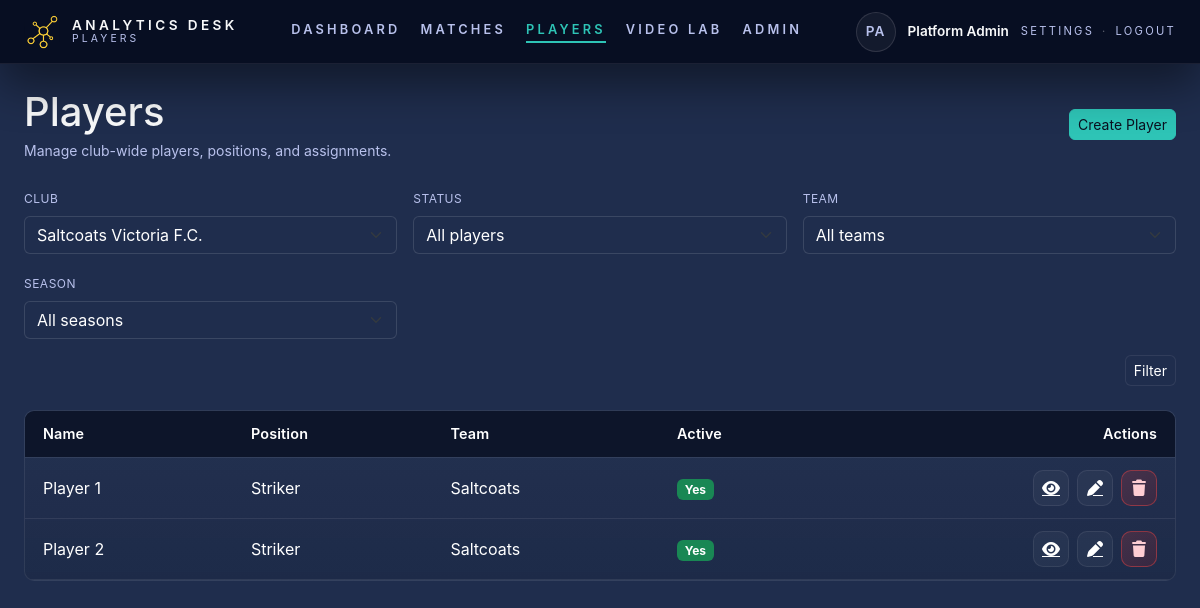
Screenshot of /admin/players (signed in) with the database file from the repository.
### tables this page shows
CREATE TABLE `players` (
  `id` bigint(20) UNSIGNED NOT NULL,
  `club_id` bigint(20) UNSIGNED NOT NULL,
  `team_id` bigint(20) UNSIGNED DEFAULT NULL,
  `first_name` varchar(80) DEFAULT NULL,
  `last_name` varchar(80) DEFAULT NULL,
  `display_name` varchar(120) NOT NULL,
  `dob` date DEFAULT NULL,
  `primary_position` varchar(40) DEFAULT NULL,
  `is_active` tinyint(1) NOT NULL DEFAULT 1,
  `created_at` datetime NOT NULL DEFAULT current_timestamp(),
  `updated_at` datetime DEFAULT NULL ON UPDATE current_timestamp()
);

CREATE TABLE `teams` (
  `id` bigint(20) UNSIGNED NOT NULL,
  `club_id` bigint(20) UNSIGNED NOT NULL,
  `name` varchar(120) NOT NULL,
  `team_type` varchar(30) NOT NULL DEFAULT 'club',
  `created_at` datetime NOT NULL DEFAULT current_timestamp(),
  `updated_at` datetime DEFAULT NULL ON UPDATE current_timestamp()
);

### config/config.php (called while the page is built)
<?php
return [
          'app' => [
                    'name' => 'Analytics Desk',
                    'env'  => 'local',
                    'debug' => true,
                    'base_path' => '',
          ],
          'db' => [
                    'host' => '127.0.0.1',
                    'name' => 'project_1',
                    'user' => 'project_1',
                    'pass' => 'D&DNdtopmoff7!29',
                    'charset' => 'utf8mb4',
          ],
          'session' => [
                    'name' => 'analytics_session',
                    'lifetime' => 0,
          ],
          'phase3' => [
                    'video_lab_enabled' => true,
          ],
          'annotations' => [
                    'enabled' => true,
          ],
];

### app/lib/auth.php (called while the page is built, shortened)
<?php
function auth_boot()
{
          if (session_status() === PHP_SESSION_NONE) {
                    $config = require __DIR__ . '/../../config/config.php';
          }
}
function current_user(): ?array
{
          return $_SESSION['user'] ?? null;
}
function is_logged_in(): bool
{
          return current_user() !== null;
}
function require_club_admin_access(): array
{
          $roles = $_SESSION['roles'] ?? [];
          $user = current_user();
          $isPlatformAdmin = in_array('platform_admin', $roles, true);
          $isClubAdmin = in_array('club_admin', $roles, true);
          $clubId = $isClubAdmin ? (int)($user['club_id'] ?? 0) : 0;
          if ($isPlatformAdmin) {
                    $requestedClubId = isset($_GET['club_id']) ? (int)$_GET['club_id'] : 0;
                    if ($clubId <= 0) {
                              require_once __DIR__ . '/club_repository.php';
                              $clubs = get_all_clubs();
                              if (!empty($clubs)) {
                                        $clubId = (int)($clubs[0]['id'] ?? 0);
                              }
                    }
          }
          return [
                    'user' => $user,
                    'roles' => $roles,
                    'club_id' => $clubId,
          ];
}
function base_path(): string
{
          static $base;
          if ($base !== null) {
                    return $base;
          }
          $config = require __DIR__ . '/../../config/config.php';
          $base = rtrim($config['app']['base_path'] ?? '', '/');
          return $base;
}

### app/lib/db.php (called while the page is built)
<?php
function db(): PDO
{
          static $pdo;
          if ($pdo) {
                    return $pdo;
          }
          $config = require __DIR__ . '/../../config/config.php';
          $db = $config['db'];
          $dsn = sprintf(
                    'mysql:host=%s;dbname=%s;charset=%s',
                    $db['host'],
                    $db['name'],
                    $db['charset']
          );
          $pdo = new PDO(
                    $dsn,
                    $db['user'],
                    $db['pass'],
                    [
                              PDO::ATTR_ERRMODE => PDO::ERRMODE_EXCEPTION,
                              PDO::ATTR_DEFAULT_FETCH_MODE => PDO::FETCH_ASSOC,
                    ]
          );
          return $pdo;
}

### app/lib/club_repository.php (called while the page is built, shortened)
<?php
require_once __DIR__ . '/db.php';
function get_all_clubs(): array
{
          $stmt = db()->query('SELECT id, name FROM clubs ORDER BY name ASC');
          return $stmt->fetchAll();
}

### app/lib/player_repository.php (called while the page is built, shortened)
<?php
require_once __DIR__ . '/db.php';
function get_players_for_club(int $clubId, array $filters = []): array
{
          $params = ['club_id' => $clubId];
          $where = ['p.club_id = :club_id'];
          $joins = [];
          $sql = 'SELECT p.*, t.name AS team_name
           FROM players p
           LEFT JOIN teams t ON t.id = p.team_id AND t.club_id = p.club_id';
          if ($joins) {
                    $sql .= ' WHERE ' . implode(' AND ', array_merge($where, $joins));
          } else {
                    $sql .= ' WHERE ' . implode(' AND ', $where);
          }
          $sql .= ' ORDER BY p.display_name ASC';
          $stmt = db()->prepare($sql);
          $stmt->execute($params);
          return $stmt->fetchAll();
}

### app/views/pages/admin/players/list.php (the view, shortened to what this page needs)
<?php
require_once __DIR__ . '/../../../../lib/auth.php';
require_once __DIR__ . '/../../../../lib/player_repository.php';
require_once __DIR__ . '/../../../../lib/club_repository.php';
$context = require_club_admin_access();
$clubId = $context['club_id'];
$isPlatformAdmin = in_array('platform_admin', $context['roles'], true);
$clubs = $isPlatformAdmin ? get_all_clubs() : [];
$filters = [
          'active' => $_GET['active'] ?? '',
          'team_id' => $_GET['team_id'] ?? '',
          'season_id' => $_GET['season_id'] ?? '',
          'club_id' => $isPlatformAdmin ? (isset($_GET['club_id']) ? (int)$_GET['club_id'] : $clubId) : $clubId,
];
$players = get_players_for_club($clubId, $filters);
$base = base_path();
?>
<div class="d-flex align-items-center justify-content-between mb-4">
          <div>
                    <h1 class="mb-1">Players</h1>
                    <p class="text-muted-alt text-sm mb-0">Manage club-wide players, positions, and assignments.</p>
          </div>
          <a href="<?= htmlspecialchars($base) ?>/admin/players/create" class="btn btn-primary-soft btn-sm">Create Player</a>
</div>
<form method="get" class="row g-3 mb-4">
          <?php if ($isPlatformAdmin): ?>
                    <div class="col-sm-4">
                              <label class="form-label">Club</label>
                              <select name="club_id" class="form-select select-dark">
                                        <?php foreach ($clubs as $club): ?>
                                                  <option value="<?= (int)$club['id'] ?>" <?= (int)$filters['club_id'] === (int)$club['id'] ? 'selected' : '' ?>><?= htmlspecialchars($club['name']) ?></option>
                                        <?php endforeach; ?>
                              </select>
                    </div>
          <?php endif; ?>
          <div class="col-sm-4">
                    <label class="form-label">Status</label>
                    <select name="active" class="form-select select-dark">
                              <option value="">All players</option>
                    </select>
          </div>
          <div class="col-sm-4">
                    <label class="form-label">Team</label>
                    <select name="team_id" class="form-select select-dark">
                              <option value="">All teams</option>
                    </select>
          </div>
          <div class="col-sm-4">
                    <label class="form-label">Season</label>
                    <select name="season_id" class="form-select select-dark">
                              <option value="">All seasons</option>
                    </select>
          </div>
          <div class="col-sm-12 text-end">
                    <button type="submit" class="btn btn-secondary-soft btn-sm">Filter</button>
          </div>
</form>
<?php if (empty($players)): ?>
          <div class="panel p-3 text-muted-alt text-sm">No players added yet.</div>
<?php else: ?>
          <div class="match-table-wrap">
                    <table class="match-table mb-0">
                              <thead class="match-table-head">
                                        <tr>
                                                  <th>Name</th>
                                                  <th>Position</th>
                                                  <th>Team</th>
                                                  <th>Active</th>
                                                  <th class="text-end">Actions</th>
                                        </tr>
                              </thead>
                              <tbody>
                                        <?php foreach ($players as $player): ?>
                                                  <tr>
                                                              <td><?= htmlspecialchars($player['display_name']) ?></td>
                                                              <td><?= htmlspecialchars($player['primary_position'] ?? '—') ?></td>
                                                              <td><?= htmlspecialchars($player['team_name'] ?? '—') ?></td>
                                                              <td><?= $player['is_active'] ? '<span class="badge bg-success">Yes</span>' : '<span class="badge bg-secondary">No</span>' ?></td>
                                                              <td class="text-end">
                                                                        <div class="d-flex justify-content-end gap-2">
                                                                                  <a href="<?= htmlspecialchars($base) ?>/admin/players/<?= (int)$player['id'] ?>" class="btn-icon btn-icon-secondary" aria-label="View player">
                                                                                            <i class="fa-solid fa-eye"></i>
                                                                                  </a>
                                                                                  <a href="<?= htmlspecialchars($base) ?>/admin/players/<?= (int)$player['id'] ?>/edit" class="btn-icon btn-icon-secondary" aria-label="Edit player">
                                                                                            <i class="fa-solid fa-pen"></i>
                                                                                  </a>
                                                                                  <form method="post" action="<?= htmlspecialchars($base) ?>/admin/players/<?= (int)$player['id'] ?>/delete" class="d-inline" onsubmit="return confirm('Mark this player as inactive?');">
                                                                                            <button type="submit" class="btn-icon btn-icon-danger" aria-label="Delete player">
                                                                                                      <i class="fa-solid fa-trash"></i>
                                                                                            </button>
                                                                                  </form>
                                                                        </div>
                                                              </td>
                                                  </tr>
                                        <?php endforeach; ?>
                              </tbody>
                    </table>
          </div>
<?php endif; ?>
<?php
require __DIR__ . '/../../../layout.php';

### public/assets/css/app.css (style rules this page uses)
:root { --bg-primary: #14213D; --bg-secondary: #1F2D4D; --bg-tertiary: #243A5E; --text-primary: #FFFFFF; --text-secondary: #B8C1EC; --border-subtle: rgba(255, 255, 255, 0.08); --accent-primary: #2EC4B6; --accent-secondary: #FCA311; --accent-danger: #D62828; --accent-warning: #FFB703; --accent-success: #4CAF50; --bg-base: var(--bg-primary); --bg-panel: var(--bg-secondary); --bg-surface: var(--bg-secondary); --border-soft: var(--border-subtle); --text-muted: var(--text-secondary); --accent: var(--accent-primary); --accent-strong: #28B3A4; --radius-sm: 6px; --radius-md: 10px; --input-bg: var(--bg-secondary); --input-border: rgba(255, 255, 255, 0.12); --input-border-focus: var(--accent-primary); --top-nav-height: 64px; --top-nav-offset: 0; --top-nav-shadow: 0 20px 45px rgba(0, 0, 0, 0.45); }
body { background-color: var(--bg-base); color: var(--text-primary); font-family: 'Inter', 'Segoe UI', system-ui, -apple-system, sans-serif; display: flex; min-height: 100vh; flex-direction: column; margin: 0; }
body.has-top-nav { --top-nav-offset: var(--top-nav-height); }
a { color: var(--text-primary); }
.text-sm { font-size: 0.875rem !important; }
.text-muted-alt { color: var(--text-muted) !important; }
.btn-primary-soft { background: var(--accent); color: #0b1020; border: 1px solid var(--accent); border-radius: var(--radius-sm); }
.btn-secondary-soft { background: var(--bg-surface); color: var(--text-primary); border: 1px solid var(--border-soft); border-radius: var(--radius-sm); }
.btn-icon { width: 36px; height: 36px; display: inline-flex; align-items: center; justify-content: center; border-radius: 10px; border: 1px solid var(--border-soft); background: rgba(255, 255, 255, 0.04); color: var(--text-primary); transition: color 0.12s ease, border-color 0.12s ease, transform 0.08s ease }
.btn-icon-secondary { background: rgba(255, 255, 255, 0.04); }
.btn-icon-danger { background: linear-gradient(135deg, rgba(239, 68, 68, 0.18), rgba(185, 28, 28, 0.16)); border-color: rgba(239, 68, 68, 0.45); color: #fecdd3; }
.input-dark, .select-dark, .textarea-dark { background-color: var(--input-bg) !important; border: 1px solid var(--input-border) !important; color: var(--text-primary) !important; border-radius: var(--radius-sm) !important; }
.form-label { color: var(--text-muted) !important; font-size: 0.75rem; text-transform: uppercase; letter-spacing: 0.04em; }
.match-table-wrap { background: linear-gradient(180deg, rgba(255, 255, 255, 0.02), rgba(0, 0, 0, 0.06)), var(--bg-panel); border: 1px solid var(--border-soft); border-radius: var(--radius-md); overflow-x: auto; position: relative; }
.match-table { width: 100%; border-collapse: collapse; color: var(--text-primary); min-width: 720px; }
.match-table th, .match-table td { padding: 12px 18px; border-bottom: 1px solid var(--border-soft); text-align: left; }
.match-table th { background: #0d152a; font-weight: 600; font-size: 0.9rem; letter-spacing: 0.01em; }
.match-table-head { border-bottom: 1px solid rgba(255, 255, 255, 0.06); }
.badge { border-radius: var(--radius-sm); }

### rows the page displays
players: display_name "Player 1", primary_position "Striker", team.name "Saltcoats", is_active "Yes"
players: display_name "Player 2", primary_position "Striker", team.name "Saltcoats", is_active "Yes"

### other values shown
$appName "ANALYTICS DESK"
$title "PLAYERS"
$item['label'] "DASHBOARD"
$item['label'] "MATCHES"
$item['label'] "PLAYERS"
$item['label'] "VIDEO LAB"
$item['label'] "ADMIN"
$initials "PA"
$displayName "Platform Admin"
form field club_id "Saltcoats Victoria F.C."
